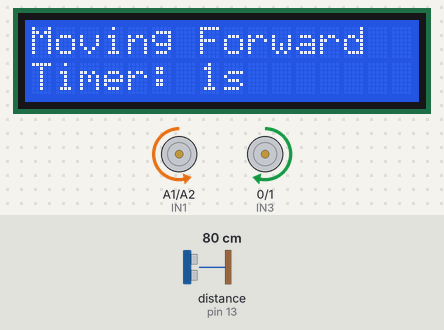
A sketch run on a simulated Arduino Uno, built with avr-gcc and run on an emulated ATmega328P. Parts: 16×2 character LCD, motor-driver pin pairs drawn as motors (green arrow = first pin HIGH = forward, orange = second pin HIGH = backward, longer = more drive, scaled by the enable pin). Wiring (inferred from the names in the program): ultrasonic range finder: trigger pin 12; echo pin 13. Inputs (shaded band) come from the test bench; at power-on: distance to the obstacle (sensor on pin 13) 80 cm. The echo pulse lasts 58.3 µs per cm. At 12.1 s the program stops and its outputs stay as they are.

Above: at 3.2 s.
3.3 s: distance to the obstacle (sensor on pin 13) set to 22 cm
5.5 s: distance to the obstacle (sensor on pin 13) set to 18 cm
At 6.5 s:
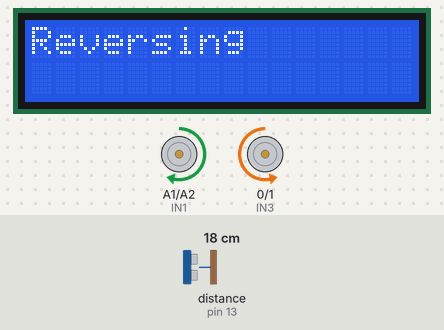
At 7.2 s:
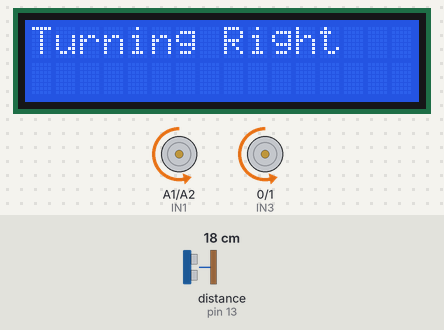
8.1 s: distance to the obstacle (sensor on pin 13) set to 2 cm
At 9.8 s:
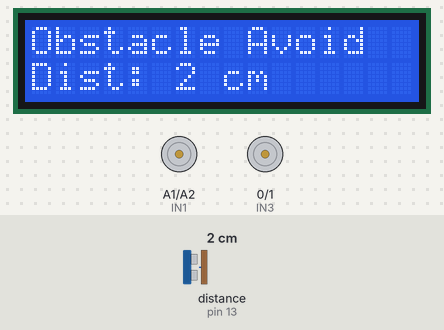
11.1 s: distance to the obstacle (sensor on pin 13) set to 35 cm
Timing chart, 0 to 13.6 s (numbered marks = the images above; inputs shaded):
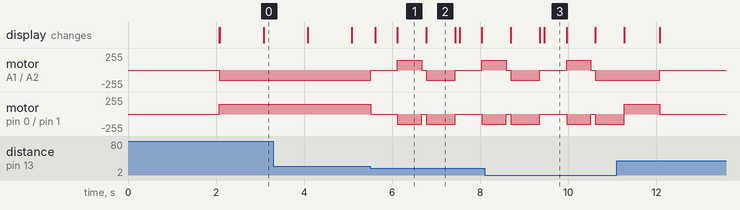

Measured:
- the behaviour switches between 21 and 20 cm on distance to the obstacle (sensor on pin 13) (found by bisection; images 0 and 1)
- what the display in image 1 shows lasts 0.7 s, from 6.1 s to 6.8 s
- what the display in image 3 shows lasts 0.5 s, from 9.5 s to 10.0 s

The sketch:

ultrasonic_avoid_reroute.ino
```cpp
#include <LiquidCrystal.h>

// LCD pins: RS=D8, EN=D9, D4=D4, D5=D5, D6=D6, D7=D7
LiquidCrystal lcd(8, 9, 4, 5, 6, 7);

// Motor driver pins
int ENA = 3; 	 // Left motor PWM
int IN1 = A1; 	 // Left motor direction
int IN2 = A2;
int ENB = 11; 	 // Right motor PWM
int IN3 = 0; 	 // Right motor direction
int IN4 = 1;

// Ultrasonic sensor pins
#define TRIG_PIN 12
#define ECHO_PIN 13

long duration;
int distance;

unsigned long lastScan = 0;
// Note: Increased scan interval for stability, but kept your original fast 25ms
const int scanInterval = 25;
unsigned long startTime;
const int moveDuration = 10000; // Move for 10 seconds

// --- Function Prototypes for new movement functions ---
void moveForward();
void reverse();
void turnRight();
// --------------------------------------------------------

void setup() {
	lcd.begin(16, 2);
	lcd.setCursor(0, 0);
	lcd.print("Robot Car Ready");
	delay(2000);

	pinMode(ENA, OUTPUT);
	pinMode(ENB, OUTPUT);
	pinMode(IN1, OUTPUT);
	pinMode(IN2, OUTPUT);
	pinMode(IN3, OUTPUT);
	pinMode(IN4, OUTPUT);

	pinMode(TRIG_PIN, OUTPUT);
	pinMode(ECHO_PIN, INPUT);

	lcd.clear();
	lcd.setCursor(0, 0);
	lcd.print("Scanning...");

	measureDistance();

	if (distance == -1) {
		lcd.clear();
		lcd.setCursor(0, 0);
		lcd.print("No Echo Received");
		lcd.setCursor(0, 1);
		lcd.print("Assuming Clear Path");
		delay(30);
	} else if (distance < 20) {
		lcd.clear();
		lcd.setCursor(0, 0);
		lcd.print("Obstacle Ahead!");
		lcd.setCursor(0, 1);
		lcd.print("Will try to turn");
		delay(1500); // Wait a bit before attempting to move

		// Immediately attempt to reroute if obstacle is in setup
		turnRight();

	}

	// Start moving forward
	moveForward();
	startTime = millis();
}

void loop() {
	unsigned long currentTime = millis();

	// Stop after 10 seconds
	if (currentTime - startTime >= moveDuration) {
		stopMotors();
		lcd.clear();
		lcd.setCursor(0, 0);
		lcd.print("Stopped");
		while (true); // Halt further execution
	}

	// Scan every 25ms
	if (currentTime - lastScan >= scanInterval) {
		lastScan = currentTime;
		measureDistance();

		if (distance != -1 && distance < 20) {
			// **OBSTACLE AVOIDANCE LOGIC**

			// 1. Stop
			stopMotors();
			delay(100);

			// 2. Display message
			lcd.clear();
			lcd.setCursor(0, 0);
			lcd.print("Obstacle Avoid");
			lcd.setCursor(0, 1);
			lcd.print("Dist: ");
			lcd.print(distance);
			lcd.print(" cm");
			delay(500); // Show message briefly

			// 3. Reverse (to back away from obstacle)
			reverse();
			delay(500); // Reverse for half a second

			// 4. Turn Right (to reroute)
			stopMotors();
			delay(100); // Brief pause
			turnRight();
			delay(500); // Turn for half a second

			// 5. Resume Forward Movement
			moveForward();
			// **END OBSTACLE AVOIDANCE LOGIC**
		}

		lcd.setCursor(0, 1);
		lcd.print("Timer: ");
		lcd.print((currentTime - startTime) / 1000);
		lcd.print("s   ");
	}
}

// --- Movement Helper Functions ---

void moveForward() {
	lcd.clear();
	lcd.setCursor(0, 0);
	lcd.print("Moving Forward");

	digitalWrite(IN1, LOW);
	digitalWrite(IN2, HIGH); // Left Wheel Forward
	digitalWrite(IN3, HIGH); // Right Wheel Forward
	digitalWrite(IN4, LOW);

	analogWrite(ENA, 150); // Set speed
	analogWrite(ENB, 150);
}

void reverse() {
	lcd.clear();
	lcd.setCursor(0, 0);
	lcd.print("Reversing");

	digitalWrite(IN1, HIGH); // Left Wheel Reverse
	digitalWrite(IN2, LOW);
	digitalWrite(IN3, LOW);  // Right Wheel Reverse
	digitalWrite(IN4, HIGH);

	analogWrite(ENA, 100); // Lower speed for reverse/turn maneuvers
	analogWrite(ENB, 100);
  delay(50);
}

void turnRight() {
	lcd.clear();
	lcd.setCursor(0, 0);
	lcd.print("Turning Right");

	digitalWrite(IN1, LOW);
	digitalWrite(IN2, HIGH); // Left Wheel Forward
	digitalWrite(IN3, LOW);  // Right Wheel Reverse (Pivot Turn)
	digitalWrite(IN4, HIGH);

	analogWrite(ENA, 150); // Lower speed for reverse/turn maneuvers
	analogWrite(ENB, 150);
	delay(150);
}

void stopMotors() {
	analogWrite(ENA, 0);
	analogWrite(ENB, 0);
	digitalWrite(IN1, LOW);
	digitalWrite(IN2, LOW);
	digitalWrite(IN3, LOW);
	digitalWrite(IN4, LOW);
}

// --- Sensor Function ---

void measureDistance() {
	digitalWrite(TRIG_PIN, LOW);
	delayMicroseconds(2);
	digitalWrite(TRIG_PIN, HIGH);
	delayMicroseconds(10);
	digitalWrite(TRIG_PIN, LOW);

	duration = pulseIn(ECHO_PIN, HIGH, 20000); // 20ms timeout
	if (duration == 0) {
		distance = -1; // No echo received
	} else {
		// Speed of sound in cm/us is approx. 0.0343 / 2 (since sound travels there and back)
		distance = duration * 0.034 / 2;
	}
}
```
